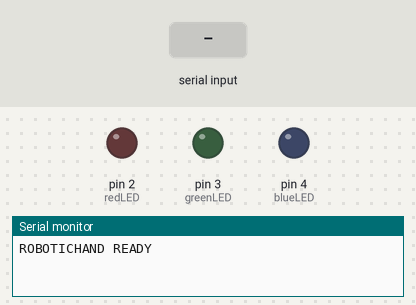
This sketch was run on a simulated Arduino Uno, built with avr-gcc and run on an emulated ATmega328P. Shown: output pins drawn as LEDs (lit = HIGH), the last lines printed to the serial monitor. Dashed ring = blinking. Inputs (shaded band) come from the test bench.

Above: at 1.2 s.
1.3 s: "1" received over Serial
At 1.45 s:
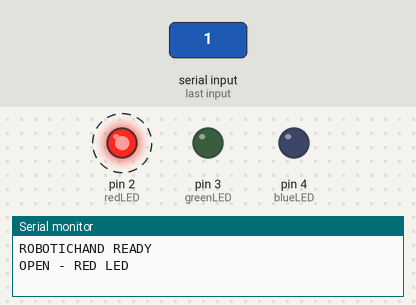
4.3 s: "2" received over Serial
At 4.45 s:
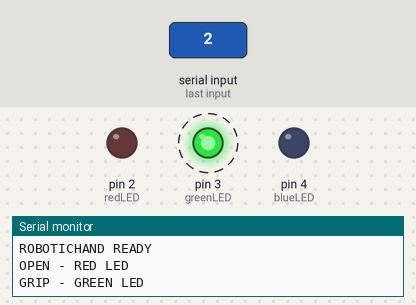
7.3 s: "3" received over Serial
At 7.45 s:
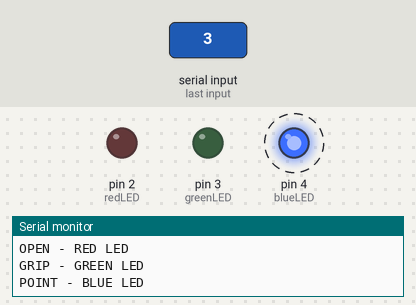
Timing chart, 0 to 16.3 s (numbered marks = the images above; inputs shaded):
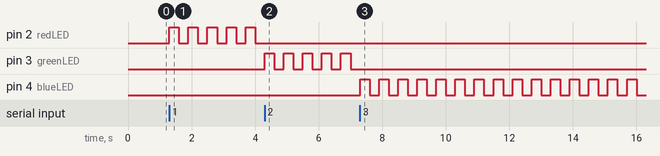

Measured:
- after the input at 1.3 s, pin 2 (redLED): alternates HIGH for 0.30 s and LOW for 0.30 s, starting at once
- after the input at 4.3 s, pin 2 (redLED): stops changing and stays LOW; pin 3 (greenLED): alternates HIGH for 0.30 s and LOW for 0.30 s, starting at once
- after the input at 7.3 s, pin 3 (greenLED): stops changing and stays LOW; pin 4 (blueLED): alternates HIGH for 0.30 s and LOW for 0.30 s, starting at once

The sketch:

first_trial_sketch.ino.ino
```cpp
/*
  ROBOTICHAND
  Serial-controlled LED demonstration

  Command 1 -> Red LED (Pin 2)
  Command 2 -> Green LED (Pin 3)
  Command 3 -> Blue LED (Pin 4)

  Baud rate: 9600
*/

const int redLED = 2;
const int greenLED = 3;
const int blueLED = 4;

const int blinkDuration = 300;

// Store the currently selected LED
int activeLED = -1;

void setup() {

  pinMode(redLED, OUTPUT);
  pinMode(greenLED, OUTPUT);
  pinMode(blueLED, OUTPUT);

  // Initially turn all LEDs OFF
  turnOffAllLEDs();

  // Start serial communication
  Serial.begin(9600);

  Serial.println("ROBOTICHAND READY");
}

void loop() {

  // Check whether Python has sent a command
  if (Serial.available() > 0) {

    char command = Serial.read();

    switch (command) {

      case '1':
        activeLED = redLED;
        Serial.println("OPEN - RED LED");
        break;

      case '2':
        activeLED = greenLED;
        Serial.println("GRIP - GREEN LED");
        break;

      case '3':
        activeLED = blueLED;
        Serial.println("POINT - BLUE LED");
        break;

      default:
        Serial.println("INVALID COMMAND");
        break;
    }
  }

  // Blink the selected LED
  if (activeLED != -1) {

    digitalWrite(activeLED, HIGH);
    delay(blinkDuration);

    digitalWrite(activeLED, LOW);
    delay(blinkDuration);
  }
}

void turnOffAllLEDs() {

  digitalWrite(redLED, LOW);
  digitalWrite(greenLED, LOW);
  digitalWrite(blueLED, LOW);
}
```
